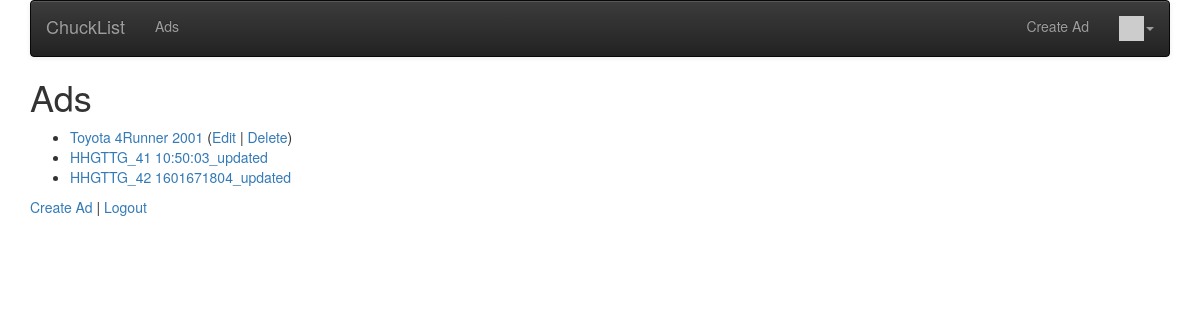
Screenshot of /ads/ (signed in) with the database file from the repository.
### ads/models.py (models this page shows, shortened)
class Ad(models.Model):
    title = models.CharField(
            max_length=200,
            validators=[MinLengthValidator(3, "Title must be greater than 2 characters")]
    )
    price = models.DecimalField(max_digits=7, decimal_places=2, null=True)
    text = models.TextField()
    owner = models.ForeignKey(settings.AUTH_USER_MODEL, on_delete=models.CASCADE)
    created_at = models.DateTimeField(auto_now_add=True)
    updated_at = models.DateTimeField(auto_now=True)

### ads/views.py (the view)
# urls.py: path('', views.AdListView.as_view()),
class AdListView(OwnerListView):
    model = Ad

### home/context_processors.py (called while the page is built)
def settings(request):
    return {
        'settings': django_settings,
    }

### home/templatetags/app_tags.py (called while the page is built)
@register.filter(name='gravatar')
def gravatar(user, size=35):
    email = str(user.email.strip().lower()).encode('utf-8')
    email_hash = md5(email).hexdigest()
    url = "//www.gravatar.com/avatar/{0}?s={1}&d=identicon&r=PG"
    return url.format(email_hash, size)

### ads/templates/ads/ad_list.html
{% extends "base_menu.html" %}
{% block content %}
<h1>Ads</h1>
<p>
{% if ad_list %}
<ul>
  {% for ad in ad_list %}
    <li>
        <a href="{% url 'ads:ad_detail'  ad.id %}">{{ ad.title }}</a>
        {% if ad.owner == user %}
        (<a href="{% url 'ads:ad_update' ad.id %}">Edit</a> |
        <a href="{% url 'ads:ad_delete' ad.id %}">Delete</a>)
        {% endif %}
    </li>
  {% endfor %}
</ul>
{% else %}
  <p>There are no ads in the database.</p>
{% endif %}
</p>
<p>
<a href="{% url 'ads:ad_create' %}">Create Ad</a> |
{% if user.is_authenticated %}
<a href="{% url 'logout' %}?next={% url 'ads:all' %}">Logout</a>
{% else %}
<a href="{% url 'login' %}?next={% url 'ads:all' %}">Login</a>
{% endif %}
</p>
{% endblock %}

### rows the page displays
Ad: title "Toyota 4Runner 2001", shows "Edit"
Ad: title "HHGTTG_41 10:50:03_updated"
Ad: title "HHGTTG_42 1601671804_updated"

### other values shown
{{ settings.APP_NAME }} "ChuckList"
